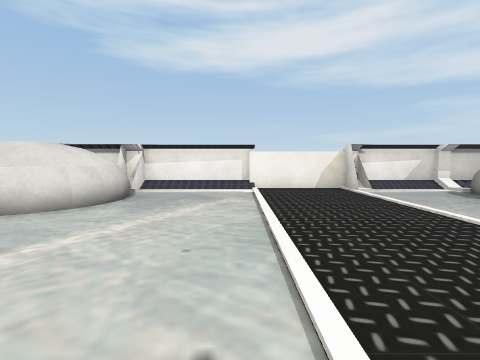
[1] (above)

15 first-person views from a walk through a Unity game level. The camera is 0.4 m above the floor, tilts 4° down and sees 85° across. The floor is counted in squares, 0.5 m on a side. Each view is taken from the middle of a square. On the plan, view 1 faces up. The plan holds only what a view shows up to about 10 squares ahead; the rest is blank. The place goes on beyond the plan. The player is left out. Some animated figures are left out. Some surface patterns are stand-ins.

[2]
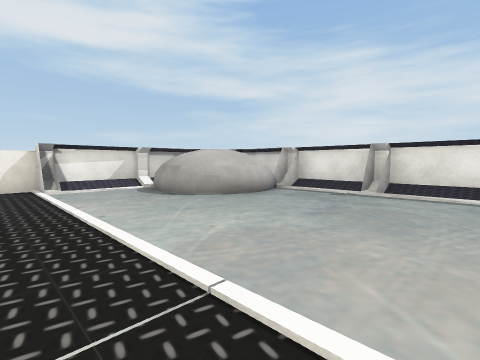

[3]
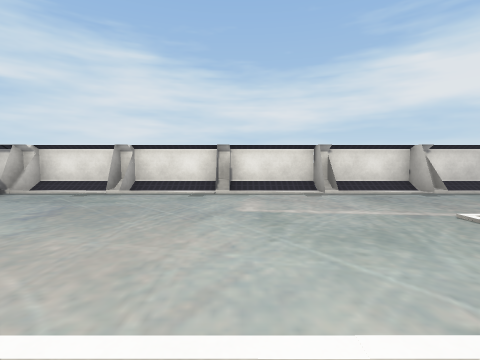

[4]
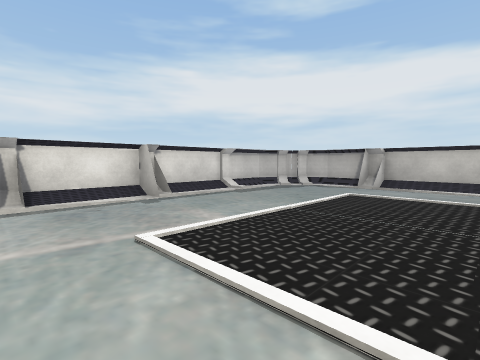

[5]
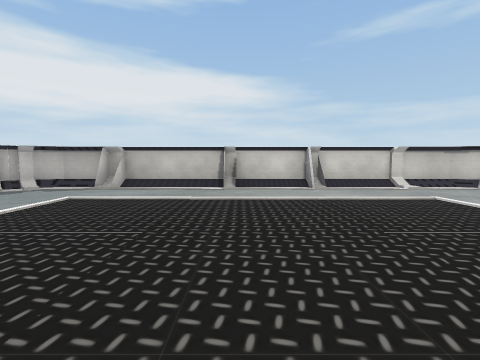

[6]
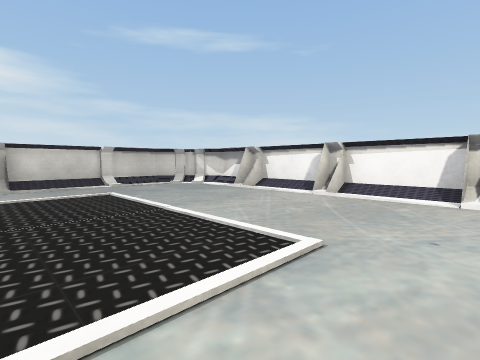

[7]
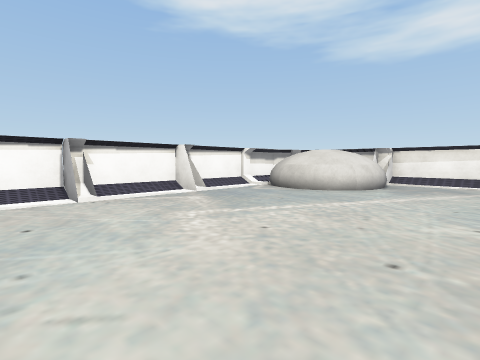

[8]
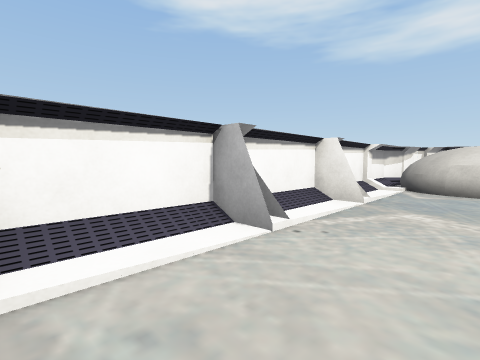

[9]
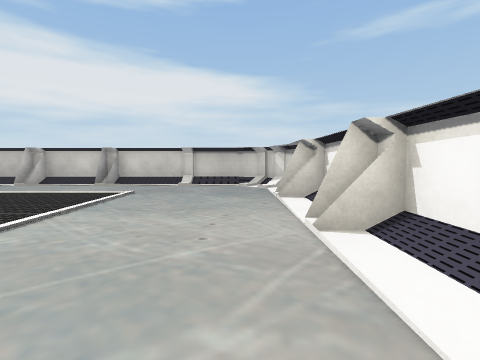

[10]
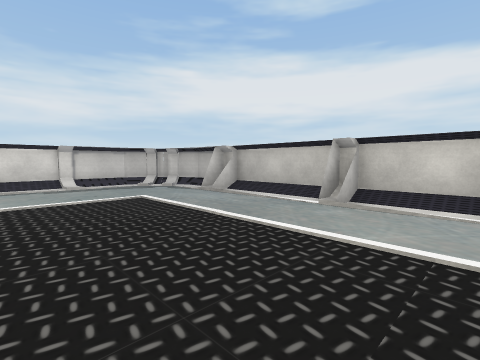

[11]
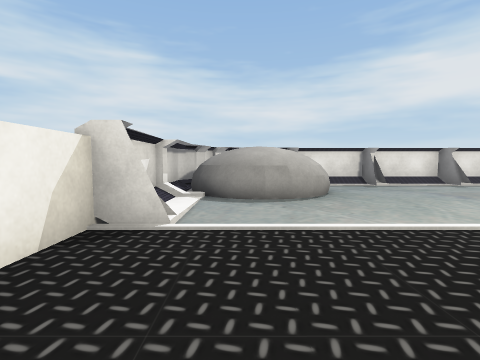

[12]
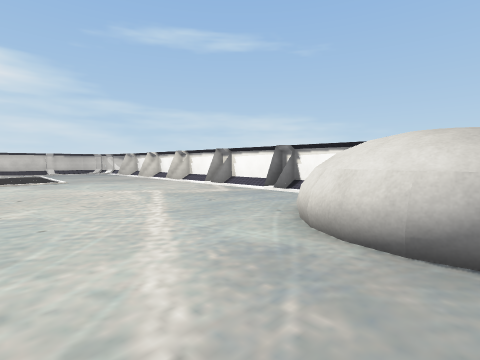

[13]
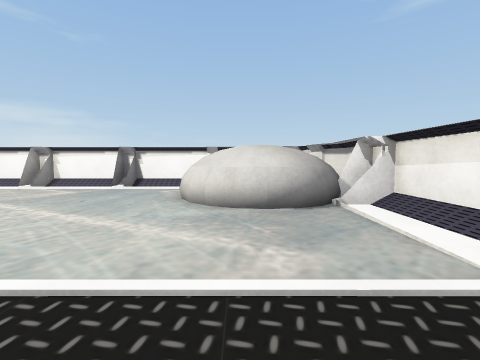

[14]
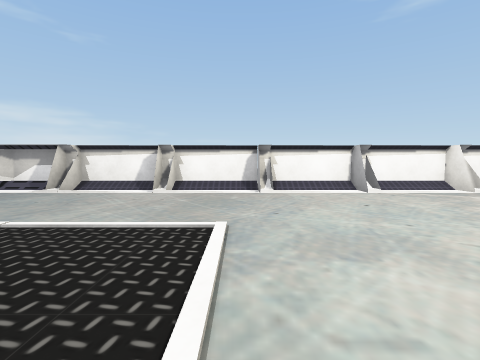

[15]
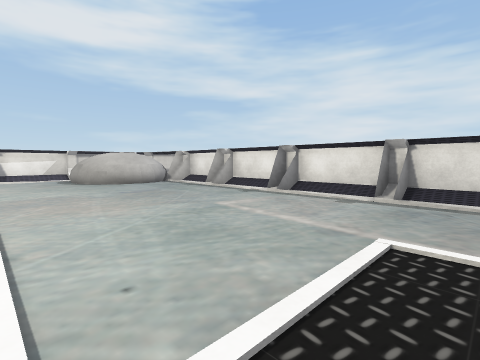

### Floor plan
Key: @ floor where view 1 was taken; # wall or solid block; . main floor; : floor 0.05 m higher than the main floor; = window, fence, low wall or low ledge; B block.
Columns run from 7 left of view 1 to 10 right of it. Each row starts with its distance up from view 1.
  8  #######BBB######
  7 #####.....#..####
  6 ##  #.....:..#
  5 ## ##.....:..##  #
  4 ####=.....:..=####
  3 #.........:......#
  2 #.........:......#
  1 ##........:.....##
  0 #......@ .:......#
 -1 ##...... .:.....##
 -2 ##...... .:.....##
 -3 #.......  :......#
 -4 ##......  :.....##
 -5 #.........:......#
 -6 #................#
 -7 ##..............##
 -8 #................#
 -9 #................#
-10 ##..............:#
-11 #................#
-12 ##..............##
-13 ###.:..#.#...#.##
-14  =##############

Where each view was taken, in squares from view 1:
view 1: 0 up, 0 right, facing up
view 2: 1 down, 2 right, facing up-right
view 3: 2 down, 2 right, facing right
view 4: 4 down, 3 right, facing down-right
view 5: 5 down, 2 right, facing down
view 6: 4 down, 0 right, facing down-left
view 7: 3 down, 0 right, facing up-left
view 8: 4 down, 4 left, facing up-left
view 9: 4 down, 5 left, facing down
view 10: 8 down, 0 right, facing down-right
view 11: 6 up, 0 right, facing right
view 12: 6 up, 0 right, facing down-left
view 13: 5 up, 2 right, facing left
view 14: 5 down, 1 right, facing left
view 15: 6 down, 3 right, facing up-right
